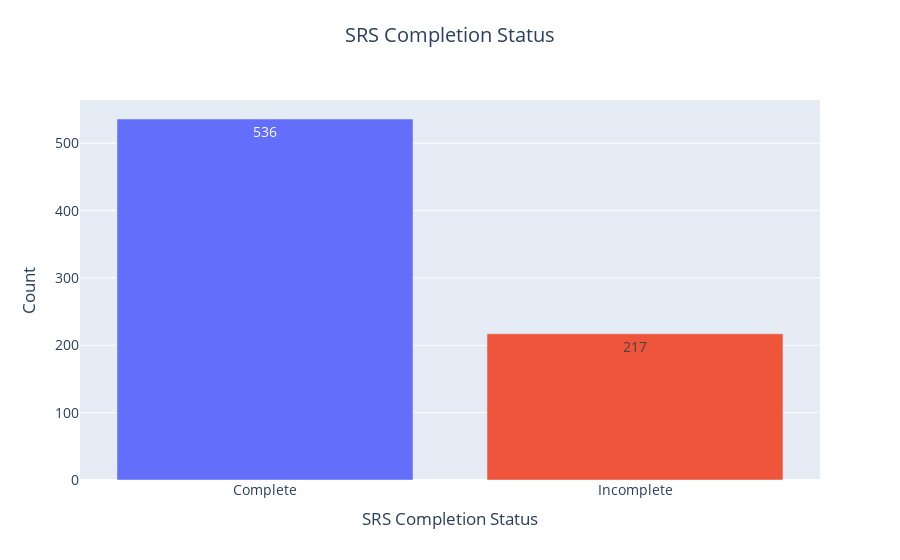

Here is the notebook cell this chart was saved with:
### Markdown cell above
### 4. Make graphs with how many participants completed each SRS column

### Code cell
# Plot how many have compelted each of the SRS questionnaires

# Create a new DataFrame for the SRS columns
srs_df = quest_df[['SRS_Complete']].copy()

# count the number of occurrences of each value in the SRS_Complete column
srs_counts = srs_df.value_counts().reset_index()
srs_counts.columns = ['SRS_Complete', 'Count']
# Create a bar plot
fig = px.bar(srs_counts, x='SRS_Complete', y='Count', title='SRS Completion Status',
             color='SRS_Complete', text='Count')
# Update the layout
fig.update_layout(
    xaxis_title='SRS Completion Status',
    yaxis_title='Count',
    showlegend=False,
    title_x=0.5,  # Center the title
    title_y=0.95,  # Adjust the vertical position of the title
    font=dict(size=14)  # Set font size for all text in the figure
)
# Show the figure
fig.show()

# Save the figure as a PNG file
fig.write_image(f"../output/{date}/questionnaires/SRS_Completion_Status_{date}.png", width=800, height=600)

### Figure 1 — Plotly figure (JSON) as saved in the notebook; plotly's stock layout.template omitted (floating-point values rounded to 4 significant figures)
{"data": [{"alignmentgroup": "True", "hovertemplate": "SRS_Complete=%{x}<br>Count=%{text}<extra></extra>", "legendgroup": "Complete", "marker": {"color": "#636efa", "pattern": {"shape": ""}}, "name": "Complete", "offsetgroup": "Complete", "orientation": "v", "showlegend": true, "text": [536], "textposition": "auto", "type": "bar", "x": ["Complete"], "xaxis": "x", "y": [536], "yaxis": "y"}, {"alignmentgroup": "True", "hovertemplate": "SRS_Complete=%{x}<br>Count=%{text}<extra></extra>", "legendgroup": "Incomplete", "marker": {"color": "#EF553B", "pattern": {"shape": ""}}, "name": "Incomplete", "offsetgroup": "Incomplete", "orientation": "v", "showlegend": true, "text": [217], "textposition": "auto", "type": "bar", "x": ["Incomplete"], "xaxis": "x", "y": [217], "yaxis": "y"}], "layout": {"barmode": "relative", "font": {"size": 14}, "legend": {"title": {"text": "SRS_Complete"}, "tracegroupgap": 0}, "showlegend": false, "title": {"text": "SRS Completion Status", "x": 0.5, "y": 0.95}, "xaxis": {"anchor": "y", "categoryarray": ["Complete", "Incomplete"], "categoryorder": "array", "domain": [0, 1], "title": {"text": "SRS Completion Status"}}, "yaxis": {"anchor": "x", "domain": [0, 1], "title": {"text": "Count"}}}}
